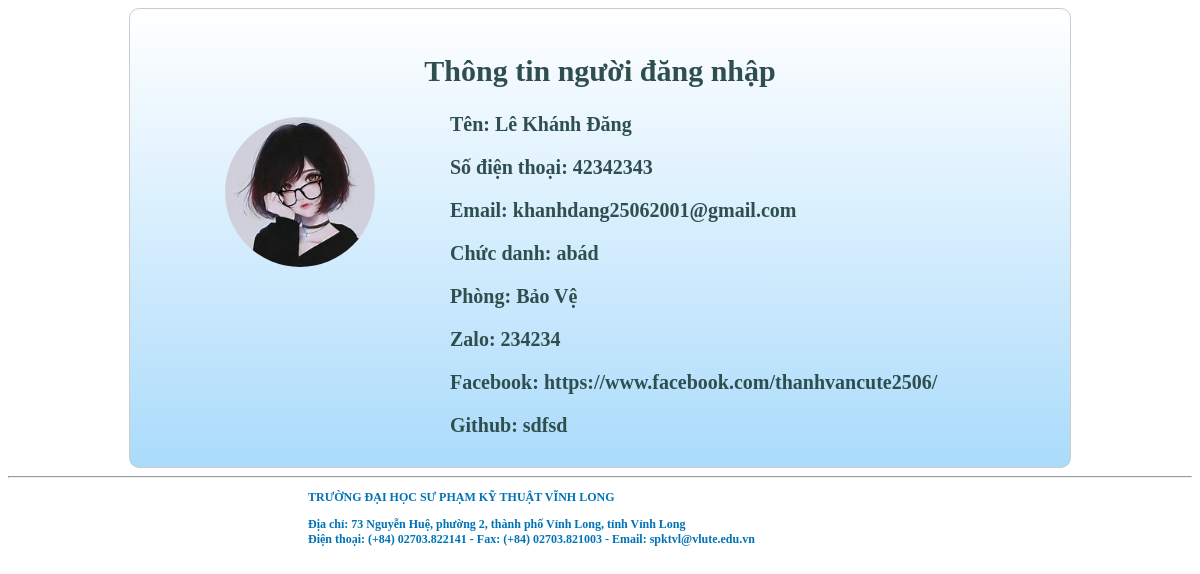
Page /hoso.php (signed in) on the committed database.
### tables this page shows
CREATE TABLE `nguoihuongdan` (
  `id_nguoihuongdan` int(11) NOT NULL,
  `ten` varchar(100) NOT NULL,
  `sdt` int(11) NOT NULL,
  `gmail` varchar(100) NOT NULL,
  `chucdanh` varchar(100) NOT NULL,
  `phong` varchar(100) NOT NULL,
  `username` varchar(100) NOT NULL,
  `password` varchar(100) NOT NULL,
  `zalo` varchar(100) NOT NULL,
  `facebook` varchar(100) NOT NULL,
  `github` varchar(100) NOT NULL,
  `avata` varchar(100) NOT NULL
);

### hoso.php (the view, shortened to what this page needs)
<?php
include('config/connect.php');
$tenDangNhap = isset($_SESSION['dangnhap']) ? $_SESSION['dangnhap'] : '';
$query = "SELECT * FROM nguoihuongdan WHERE ten = '$tenDangNhap'";
$result = $mysqli->query($query);
if ($result->num_rows > 0) {
    $row = $result->fetch_assoc();
    echo "<div class='form'>";
    echo "<h2>Thông tin người đăng nhập</h2>";
    echo "<p><strong>Tên:</strong> {$row['ten']}</p>";
    echo "<p><strong>Số điện thoại:</strong> {$row['sdt']}</p>";
    echo "<p><strong>Email:</strong> {$row['gmail']}</p>";
    echo "<p><strong>Chức danh:</strong> {$row['chucdanh']}</p>";
    echo "<p><strong>Phòng:</strong> {$row['phong']}</p>";
    echo "<p><strong>Zalo:</strong> {$row['zalo']}</p>";
    echo "<p><strong>Facebook:</strong> {$row['facebook']}</p>";
    echo "<p><strong>Github:</strong> {$row['github']}</p>";
        echo "<div class='avata'>";
            if (!empty($row['avata'])) {
                $imagePath = 'image/' . $row['avata'];
                echo "<img src='$imagePath' alt='Avatar'>";
            } else {
                echo "No Avatar";
            }
            } else {
                echo "<p>Không tìm thấy thông tin người đăng nhập.</p>";
            }
        echo "</div>";
    echo "</div>";
?>
<!DOCTYPE html>
<html>
<head>
</head>
<body>
<div class="w3-footer"><hr>
        <span class="text-sm text-blue" style="font-size:12px ; color: #0073B7">
            <p>TRƯỜNG ĐẠI HỌC SƯ PHẠM KỸ THUẬT VĨNH LONG</p>
            <p>Địa chỉ: 73 Nguyễn Huệ, phường 2, thành phố Vỉnh Long, tỉnh Vỉnh Long<br>
            Điện thoại: (+84) 02703.822141 - Fax: (+84) 02703.821003 - Email: spktvl@vlute.edu.vn</p>
        </span>
    </div>
</body>
</html>

### hoso.php (style rules this page uses)
p { margin-left: 300px; width: 604px; text-align: left; font-weight: bold; }
.form { text-align: center; background: linear-gradient(rgba(135, 206, 250, 0), rgba(135, 204, 250, 0.7)); width: 900px; margin: 0 auto; text-align: center; padding: 20px; border: 1px solid #ccc; border-radius: 10px; height: auto; height: 418px; font-size: 20px; color: darkslategrey; }
.avata { margin-top: -250px; margin-left: 300px; }
.avata img { width: 150px; height: 150px; border-radius: 50%; overflow: hidden; margin-left: -900px; margin-top: -90px; }

### rows in the picture
nguoihuongdan: ten "Lê Khánh Đăng", sdt "42342343", gmail "khanhdang25062001@gmail.com", chucdanh "abád", phong "Bảo Vệ", zalo "234234", facebook "https://www.facebook.com/thanhvancute2506/", github "sdfsd", avata (picture)
